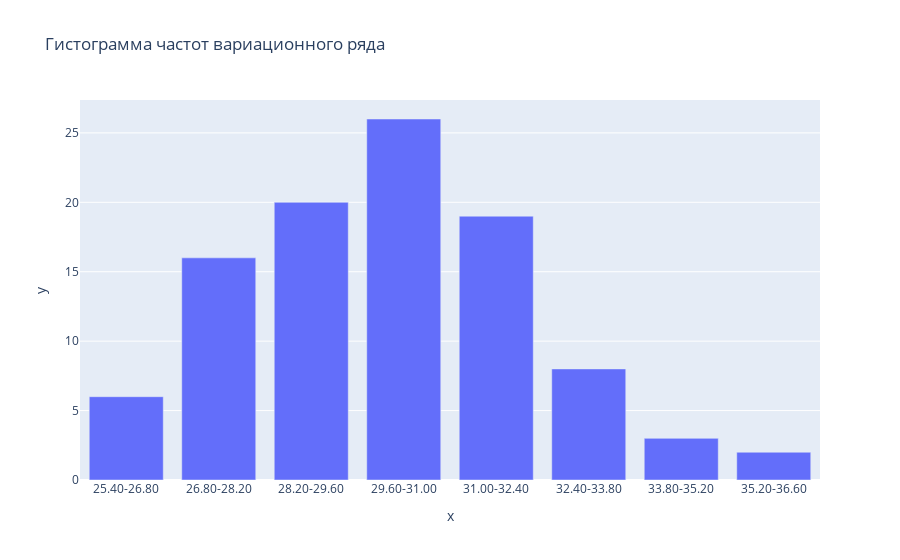

This figure's notebook cell:
### Markdown cell above
### Гистограмма частот вариационного ряда

### Code cell
fig = px.bar(x=intervals_mean, y=freq_intervals.iloc[0], title='Гистограмма частот вариационного ряда')
fig.show()

### Figure 1 — Plotly figure (JSON) as saved in the notebook; plotly's stock layout.template omitted (floating-point values rounded to 4 significant figures)
{"data": [{"alignmentgroup": "True", "hovertemplate": "x=%{x}<br>y=%{y}<extra></extra>", "legendgroup": "", "marker": {"color": "#636efa", "pattern": {"shape": ""}}, "name": "", "offsetgroup": "", "orientation": "v", "showlegend": false, "textposition": "auto", "x": ["25.40-26.80", "26.80-28.20", "28.20-29.60", "29.60-31.00", "31.00-32.40", "32.40-33.80", "33.80-35.20", "35.20-36.60"], "xaxis": "x", "y": [6, 16, 20, 26, 19, 8, 3, 2], "yaxis": "y", "type": "bar"}], "layout": {"xaxis": {"anchor": "y", "domain": [0.0, 1.0], "title": {"text": "x"}}, "yaxis": {"anchor": "x", "domain": [0.0, 1.0], "title": {"text": "y"}}, "legend": {"tracegroupgap": 0}, "title": {"text": "Гистограмма частот вариационного ряда"}, "barmode": "relative"}}
